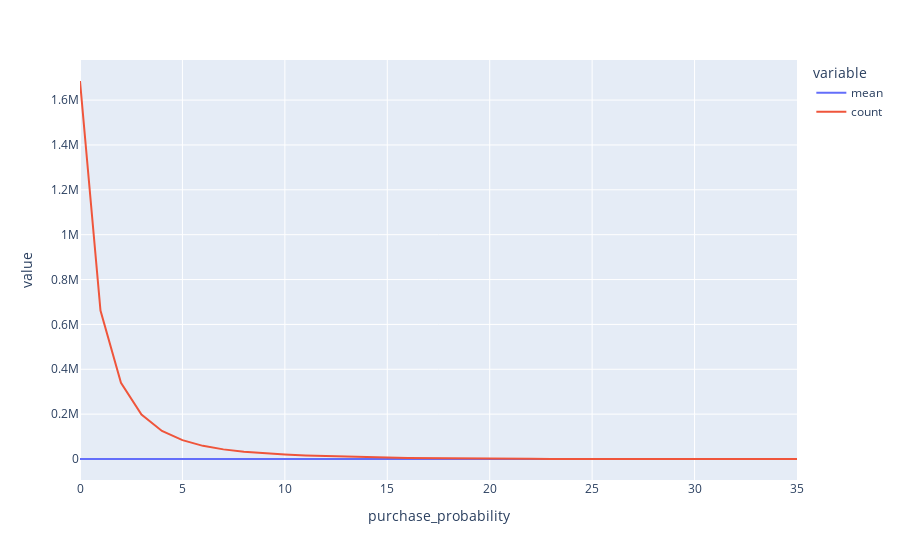

This figure's notebook cell:
### Code cell
(test_results
 .assign(purchase_probability=lambda df: (df.purchase_probability*100)//1)
 .groupby('purchase_probability')
 .agg({'purchased':['mean','count']})
 .purchased
 .plot()
 )

### Figure 1 — Plotly figure (JSON) as saved in the notebook; plotly's stock layout.template omitted (floating-point values rounded to 4 significant figures)
{"data": [{"hovertemplate": "variable=mean<br>purchase_probability=%{x}<br>value=%{y}<extra></extra>", "legendgroup": "mean", "line": {"color": "#636efa", "dash": "solid"}, "marker": {"symbol": "circle"}, "mode": "lines", "name": "mean", "orientation": "v", "showlegend": true, "type": "scatter", "x": [0, 1, 2, 3, 4, 5, 6, 7, 8, 9, 10, 11, 12, 13, 14, 15, 16, 17, 18, 19, 20, 21, 22, 23, 24, 25, 26, 27, 28, 29, 30, 31, 32, 33, 34, 35], "xaxis": "x", "y": [0.003733, 0.01441, 0.02463, 0.03501, 0.04571, 0.05735, 0.0686, 0.08115, 0.09109, 0.1012, 0.1102, 0.1206, 0.1352, 0.1438, 0.1517, 0.1702, 0.175, 0.2041, 0.2109, 0.243, 0.2411, 0.2547, 0.2625, 0.2938, 0.263, 0.3351, 0.3636, 0.3714, 0.4524, 0.4091, 0.2941, 0.4545, 0.5, 0.6667, 0, 0.6667], "yaxis": "y"}, {"hovertemplate": "variable=count<br>purchase_probability=%{x}<br>value=%{y}<extra></extra>", "legendgroup": "count", "line": {"color": "#EF553B", "dash": "solid"}, "marker": {"symbol": "circle"}, "mode": "lines", "name": "count", "orientation": "v", "showlegend": true, "type": "scatter", "x": [0, 1, 2, 3, 4, 5, 6, 7, 8, 9, 10, 11, 12, 13, 14, 15, 16, 17, 18, 19, 20, 21, 22, 23, 24, 25, 26, 27, 28, 29, 30, 31, 32, 33, 34, 35], "xaxis": "x", "y": [1685069, 662011, 339906, 198199, 124833, 84005, 58556, 42943, 32420, 25780, 20209, 15902, 13019, 10446, 7994, 6399, 4862, 3651, 2669, 1959, 1439, 1021, 682, 497, 289, 191, 132, 70, 42, 22, 17, 11, 8, 3, 2, 3], "yaxis": "y"}], "layout": {"legend": {"title": {"text": "variable"}, "tracegroupgap": 0}, "margin": {"t": 60}, "xaxis": {"anchor": "y", "domain": [0, 1], "title": {"text": "purchase_probability"}}, "yaxis": {"anchor": "x", "domain": [0, 1], "title": {"text": "value"}}}}
